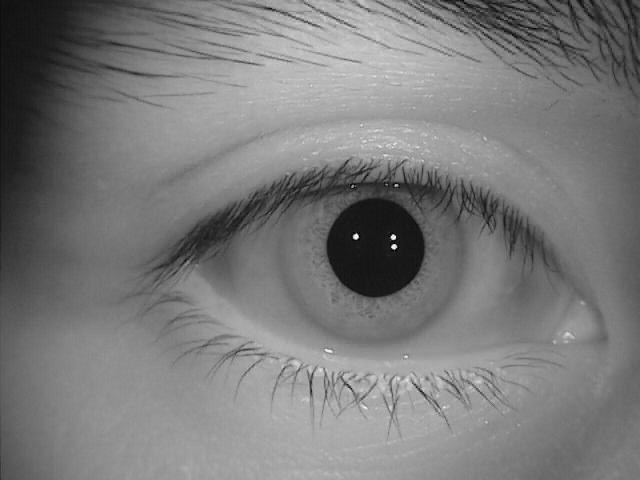
#> input picture S2001R01.jpg, 640 x 480 px
$ python Iris_reco_without_excel.py
#> lines starting #> are read from the running program, lines starting #| are printed output that depends on the picture; after the words box and inside, x2 and y2 are one past the last pixel; in counts of white or black regions, pixels touching at a corner belong together
import cv2
import numpy as np
import math
import pandas as pd

def load_image(filepath):
#> called with filepath = 'S2001R01.jpg'
    img = cv2.imread(filepath, 0)
#> img is the input picture: shape (480, 640); min 0, max 255, mean 121.9
    return img

def get_iris_boundaries(img):
    pupil_circle = find_pupil(img)
    if not pupil_circle:
        return None, None

    radius_range = int(math.ceil(pupil_circle[2] * 1.5))
    multiplier = 0.25
    center_range = int(math.ceil(pupil_circle[2] * multiplier))
    ext_iris_circle = find_ext_iris(img, pupil_circle, center_range, radius_range)

    while not ext_iris_circle and multiplier <= 0.7:
        multiplier += 0.05
        center_range = int(math.ceil(pupil_circle[2] * multiplier))
        ext_iris_circle = find_ext_iris(img, pupil_circle, center_range, radius_range)

    if not ext_iris_circle:
        return None, None

    return pupil_circle, ext_iris_circle

def find_pupil(img):
    def get_edges(image):
        edges = cv2.Canny(image, 20, 100)
        kernel = np.ones((3, 3), np.uint8)
        edges = cv2.dilate(edges, kernel, iterations=2)
        ksize = 2 * np.random.randint(5, 11) + 1
        edges = cv2.GaussianBlur(edges, (ksize, ksize), 0)
        return edges

    param1 = 200
    param2 = 120
    pupil_circles = []
    while param2 > 35 and len(pupil_circles) < 100:
        for mdn, thrs in [(m, t) for m in [3, 5, 7] for t in range(20, 61, 5)]:
            median = cv2.medianBlur(img, 2 * mdn + 1)
            ret, thres = cv2.threshold(median, thrs, 255, cv2.THRESH_BINARY_INV)
            contours, _ = cv2.findContours(thres.copy(), cv2.RETR_EXTERNAL, cv2.CHAIN_APPROX_NONE)
            thres = cv2.drawContours(thres, contours, -1, (255), -1)
            edges = get_edges(thres)
            circles = cv2.HoughCircles(edges, cv2.HOUGH_GRADIENT, 1, 1, np.array([]), param1, param2)
            if circles is not None and len(circles) > 0:
                circles = np.round(circles[0, :]).astype("int")
                pupil_circles.extend(circles)
        param2 -= 1
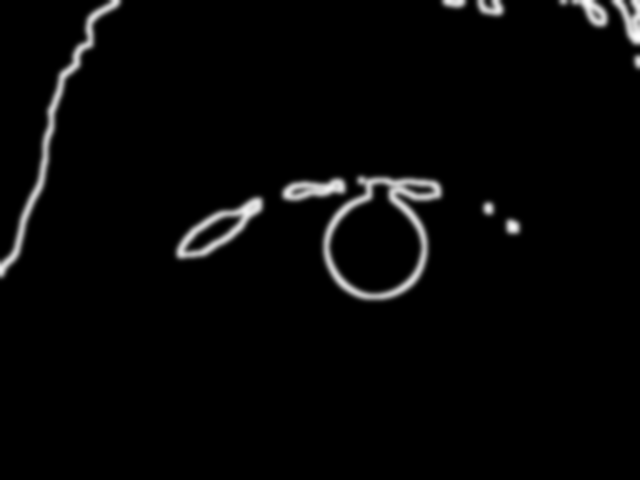
#> edges: shape (480, 640); min 0, max 254, mean 6.9
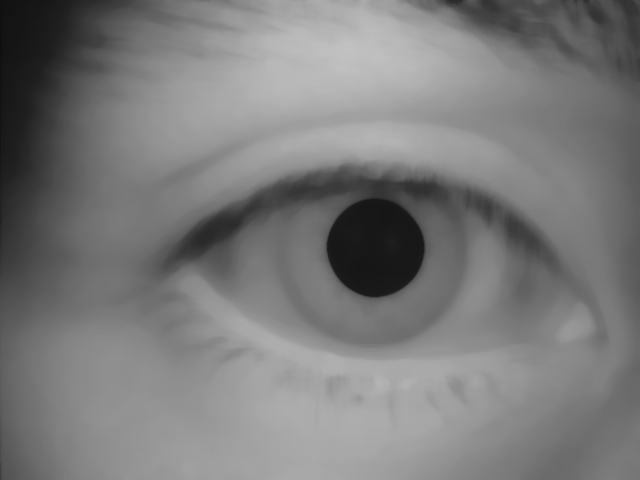
#> median: shape (480, 640); min 13, max 194, mean 122.6
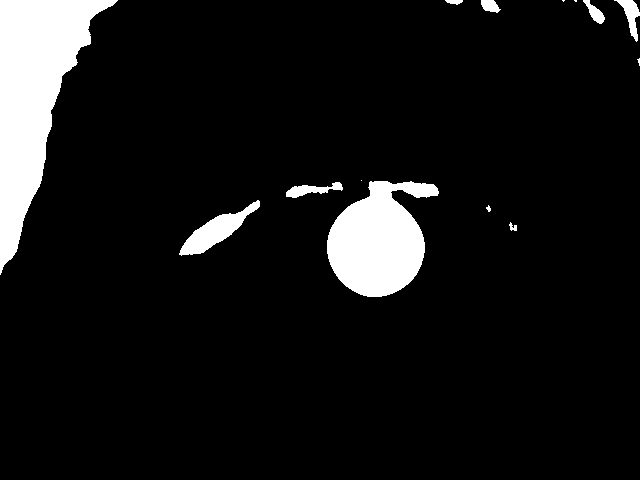
#> thres: shape (480, 640); 8.3% white; 14 white regions (4 under 20 px), largest, box (x1, y1, x2, y2) and area: (0, 0, 118, 275) 14082, (327, 181, 439, 297) 8464, (179, 200, 260, 256) 1511
#> after the loop, param2 = 110; pupil_circles = 108 items, first 6: [376, 248, 52], [376, 246, 52], [376, 246, 53], [374, 248, 52], [376, 248, 44], [374, 246, 52]

    return get_mean_circle(pupil_circles)

def get_mean_circle(circles):
    if not circles:
        return None
    mean_x = int(np.mean([c[0] for c in circles]))
#> mean_x = 375
    mean_y = int(np.mean([c[1] for c in circles]))
#> mean_y = 246
    mean_r = int(np.mean([c[2] for c in circles]))
#> mean_r = 50
#> in get_iris_boundaries, `pupil_circle = find_pupil(img)`: pupil_circle = (375, 246, 50)
#> in get_iris_boundaries, `radius_range = int(math.ceil(pupil_circle[2] * 1.5))`: radius_range = 75
#> in get_iris_boundaries, `center_range = int(math.ceil(pupil_circle[2] * multiplier))`: center_range = 13
    return mean_x, mean_y, mean_r

def find_ext_iris(img, pupil_circle, center_range, radius_range):
#> called with pupil_circle = (375, 246, 50), center_range = 13, radius_range = 75
    def get_edges(image, thrs2):
        thrs1 = 0
        edges = cv2.Canny(image, thrs1, thrs2, apertureSize=5)
        kernel = np.ones((3, 3), np.uint8)
        edges = cv2.dilate(edges, kernel, iterations=1)
        ksize = 2 * np.random.randint(5, 11) + 1
        edges = cv2.GaussianBlur(edges, (ksize, ksize), 0)
        return edges

    def get_circles(hough_param, median_params, edge_params):
        crt_circles = []
        for mdn, thrs2 in [(m, t) for m in median_params for t in edge_params]:
            median = cv2.medianBlur(img, 2 * mdn + 1)
            edges = get_edges(median, thrs2)
            circles = cv2.HoughCircles(edges, cv2.HOUGH_GRADIENT, 1, 1, np.array([]), 200, hough_param)
            if circles is not None and len(circles) > 0:
                circles = np.round(circles[0, :]).astype("int")
                for (c_col, c_row, r) in circles:
                    if point_in_circle(pupil_circle[0], pupil_circle[1], center_range, c_col, c_row) and r > radius_range:
                        crt_circles.append((c_col, c_row, r))
        return crt_circles

    param2 = 120
    total_circles = []
    while param2 > 40 and len(total_circles) < 50:
        crt_circles = get_circles(param2, [8, 10, 12, 14, 16, 18, 20], [430, 480, 530])
        if crt_circles:
            total_circles.extend(crt_circles)
        param2 -= 1

    if not total_circles:
        return None

    return get_mean_circle(total_circles)

def point_in_circle(x0, y0, r, x, y):
    return (x - x0) ** 2 + (y - y0) ** 2 <= r ** 2

def get_equalized_iris(img, ext_iris_circle, pupil_circle):
    x_pupil, y_pupil, r_pupil = pupil_circle
    x_iris, y_iris, r_iris = ext_iris_circle

    theta = np.linspace(0, 2 * np.pi, 360)
    b = np.linspace(r_pupil, r_iris, r_iris - r_pupil)

    pupil_center = np.array([x_pupil, y_pupil])

    yi = pupil_center[1] + np.round(np.outer(b, np.sin(theta))).astype(int)
    xi = pupil_center[0] + np.round(np.outer(b, np.cos(theta))).astype(int)

    roi = img[yi, xi]
    return roi

def extract_features(roi):
    sift = cv2.SIFT_create()
    keypoints, descriptors = sift.detectAndCompute(roi, None)
    return keypoints, descriptors

def match_features(des1, des2, ratio=0.75):
    bf = cv2.BFMatcher()
    matches = bf.knnMatch(des1, des2, k=2)
    good_matches = []
    for m, n in matches:
        if m.distance < ratio * n.distance:
            good_matches.append(m)
    return good_matches

def read_image_paths_from_excel(file_path, column_name='IRIS PATH'):
    try:
        # Read the Excel file
        df = pd.read_excel(file_path)
        # Extract the column with image paths
        image_paths = df[column_name].tolist()
        return image_paths
    except Exception as e:
        print(f"An error occurred while reading the Excel file: {e}")
        return []

if __name__ == "__main__":
    # Load two iris images
    excel_file_path = 'excelDataSet.xlsx'  # Path to your Excel file
    # user_entered_path = input("Enter the image path to compare: ")

    # Read image paths from the Excel file
    image_paths = read_image_paths_from_excel(excel_file_path)
    image_path1 = 'S2001R01.jpg'
    image_path2 = 'S2001R01 copy.jpg'

    img1 = load_image(image_path1)
    img2 = load_image(image_path2)

    # Get iris boundaries and equalized iris region for both images
    pupil_circle1, ext_iris_circle1 = get_iris_boundaries(img1)
#> in get_iris_boundaries, `ext_iris_circle = find_ext_iris(img, pupil_circle, center_range, radiu..`: ext_iris_circle = (371, 249, 97)
#> after the loop in get_iris_boundaries, `while not ext_iris_circle and multiplier <= 0.7:`: multiplier = 0.25
#> pupil_circle1 = (375, 246, 50); ext_iris_circle1 = (371, 249, 97)
    pupil_circle2, ext_iris_circle2 = get_iris_boundaries(img2)
#> (the run stopped early here; a loop or call above may not have finished)

$ run again, with S2002R01.jpg copied over S2001R01.jpg
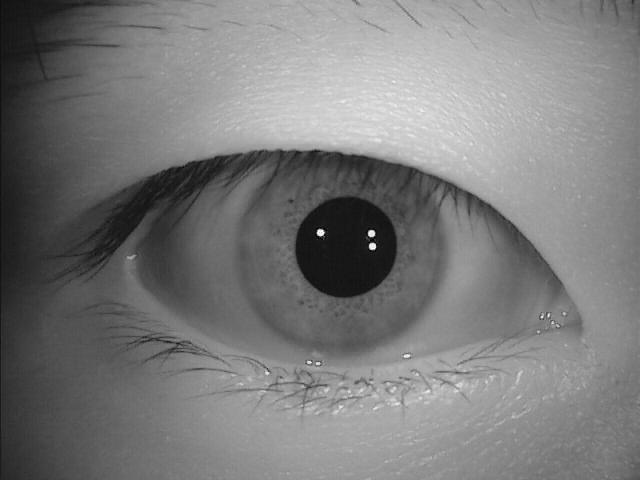
#> input picture S2002R01.jpg, 640 x 480 px
#> in load_image, img is the input picture: shape (480, 640); min 0, max 255, mean 122
#> after the loop in find_pupil, `while param2 > 35 and len(pupil_circles) < 100:`:
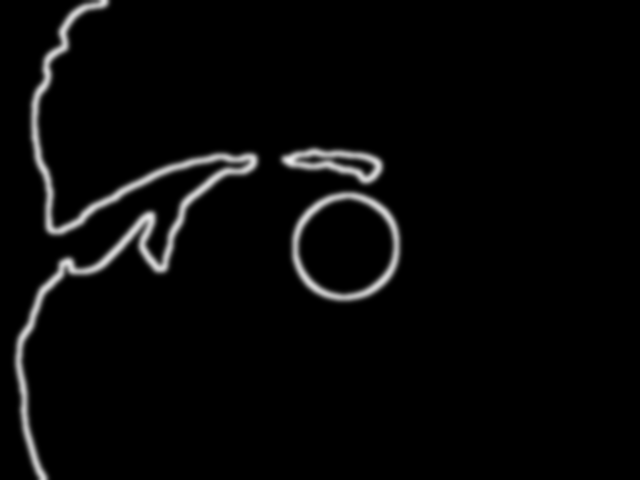
#> edges: shape (480, 640); min 0, max 238, mean 8.1
#> after the loop in find_pupil, `while param2 > 35 and len(pupil_circles) < 100:`:
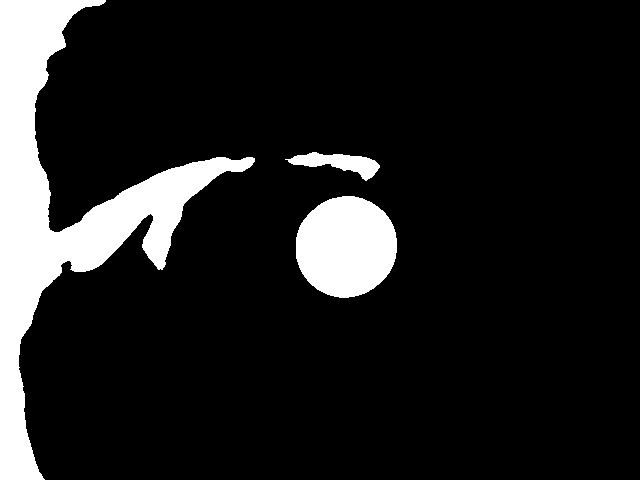
#> thres: shape (480, 640); 12.5% white; 3 white regions, box (x1, y1, x2, y2) and area: (0, 0, 255, 480) 28993, (296, 196, 397, 298) 8096, (285, 152, 380, 181) 1226
#> after the loop in find_pupil, `while param2 > 35 and len(pupil_circles) < 100:`: param2 = 116; pupil_circles = 105 items, first 6: [346, 246, 54], [344, 248, 45], [346, 246, 53], [344, 248, 46], [344, 248, 54], [346, 246, 47]
#> mean_x = 345
#> mean_y = 246
#> mean_r = 49
#> pupil_circle = (345, 246, 49)
#> radius_range = 74
#> center_range = 13
#> ext_iris_circle = (340, 251, 105)
#> after the loop in get_iris_boundaries, `while not ext_iris_circle and multiplier <= 0.7:`: multiplier = 0.25
#> pupil_circle1 = (345, 246, 49); ext_iris_circle1 = (340, 251, 105)

$ run again, with S2002R20.jpg copied over S2001R01.jpg
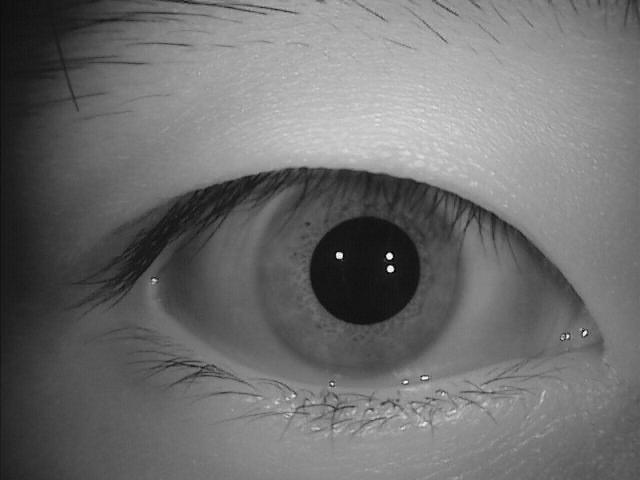
#> input picture S2002R20.jpg, 640 x 480 px
#> in load_image, img is the input picture: shape (480, 640); min 0, max 255, mean 110
#> after the loop in find_pupil, `while param2 > 35 and len(pupil_circles) < 100:`:
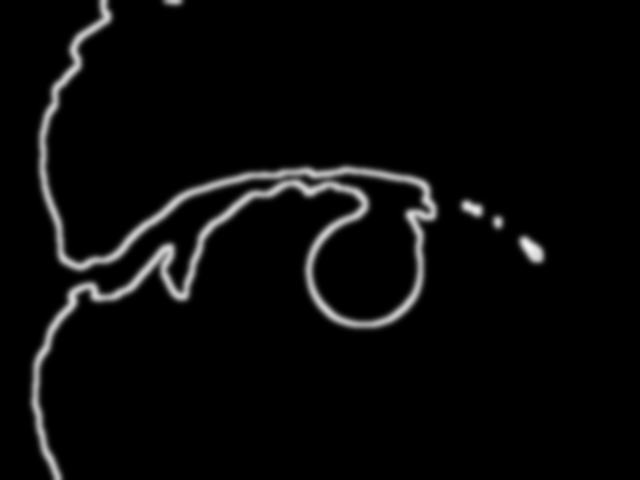
#> edges: shape (480, 640); min 0, max 243, mean 9.4
#> after the loop in find_pupil, `while param2 > 35 and len(pupil_circles) < 100:`:
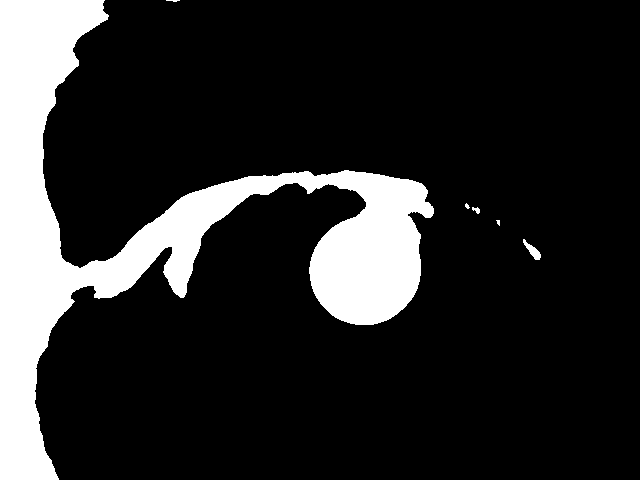
#> thres: shape (480, 640); 16.2% white; 6 white regions (3 under 20 px), largest, box (x1, y1, x2, y2) and area: (0, 0, 434, 480) 49593, (523, 239, 541, 260) 147, (472, 207, 480, 214) 34
#> after the loop in find_pupil, `while param2 > 35 and len(pupil_circles) < 100:`: param2 = 114; pupil_circles = 100 items, first 6: [366, 270, 57], [364, 268, 52], [364, 272, 57], [364, 270, 51], [366, 270, 51], [364, 270, 50]
#> mean_x = 364
#> mean_y = 270
#> mean_r = 53
#> pupil_circle = (364, 270, 53)
#> radius_range = 80
#> center_range = 14
#> ext_iris_circle = (358, 272, 104)
#> after the loop in get_iris_boundaries, `while not ext_iris_circle and multiplier <= 0.7:`: multiplier = 0.25
#> pupil_circle1 = (364, 270, 53); ext_iris_circle1 = (358, 272, 104)
